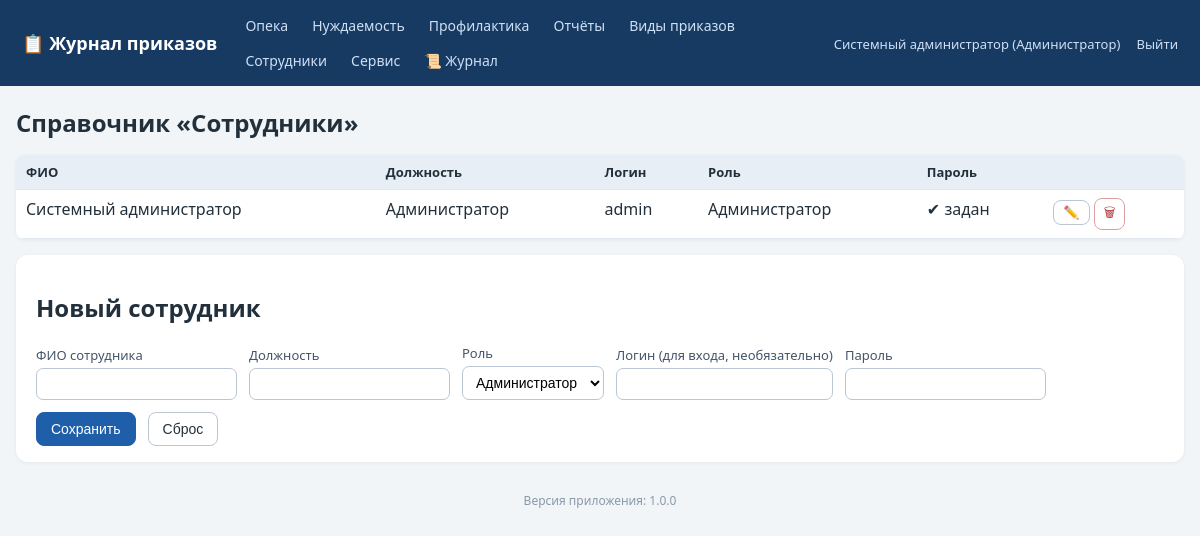
The page /employees (signed in) on the database as committed earlier.
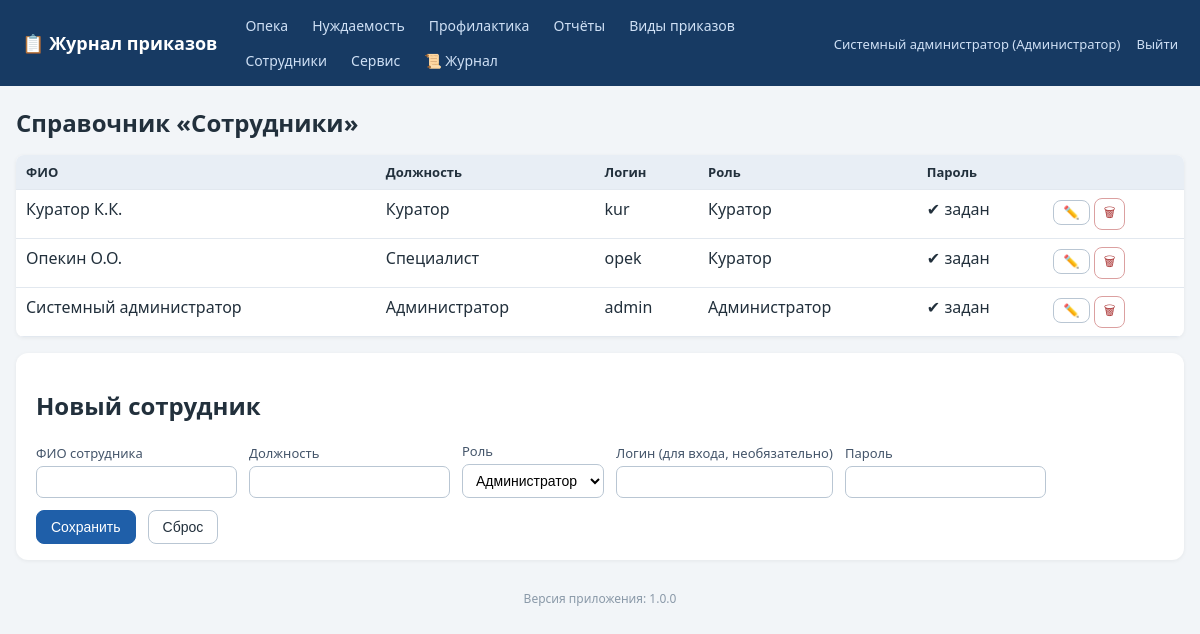
The same page on the database as committed later.
### tables this page shows
CREATE TABLE employees (
    id INTEGER PRIMARY KEY AUTOINCREMENT,
    full_name TEXT NOT NULL,
    position TEXT NOT NULL DEFAULT '',
    login TEXT UNIQUE,
    password_hash TEXT,
    role_id INTEGER REFERENCES roles(id)
);

CREATE TABLE roles (
    id INTEGER PRIMARY KEY AUTOINCREMENT,
    name TEXT UNIQUE NOT NULL
);

### app.py (the view)
@app.route('/employees')
def employees():
    require_login()
    conn = get_db()
    rows = conn.execute('SELECT e.*, r.name role_name FROM employees e '
                        'LEFT JOIN roles r ON r.id=e.role_id ORDER BY e.full_name').fetchall()
    conn.close()
    return render_template('employees.html', rows=rows)

### app.py (called while the page is built)
@app.after_request
def log_request(response):
    try:
        uid = session.get('user_id')
        status = response.status_code
        lvl = logging.WARNING if status >= 400 else logging.INFO
        log.log(lvl, f'[HTTP] {request.method} {request.path} -> {status} '
                     f'(IP: {request.remote_addr}, user_id: {uid or "-"})')
        if status == 403:
            audit('ОТКАЗ В ДОСТУПЕ (403)', f'{request.method} {request.path}')
        if (request.endpoint == 'login' and request.method == 'POST'
                and status == 200):
            log.warning(f'[БЕЗОПАСНОСТЬ] Неудачная попытка входа: логин '
                        f"'{request.form.get('login','')}' от IP "
                        f"{request.remote_addr}")
    except Exception:
        pass
    return response

def get_db():
    conn = sqlite3.connect(DB_PATH)
    conn.row_factory = sqlite3.Row
    conn.execute('PRAGMA foreign_keys = ON')
    return conn

def require_login():
    if not current_user():
        abort(redirect(url_for('login')))

### templates/employees.html (shortened to what this page needs)
{% extends 'base.html' %}
{% block content %}
<h1>Справочник «Сотрудники»</h1>
<table class="grid">
  <tr><th>ФИО</th><th>Должность</th><th>Логин</th><th>Роль</th><th>Пароль</th><th></th></tr>
  {% for r in rows %}
  <tr>
    <td>{{ r.full_name }}</td><td>{{ r.position }}</td>
    <td>{{ r.login or '—' }}</td><td>{{ r.role_name or '—' }}</td>
    <td>{{ '✔ задан' if r.password_hash else '—' }}</td>
    <td class="actions">
      <button class="btn sm" data-id="{{ r.id }}" data-fio="{{ r.full_name }}" data-pos="{{ r.position or '' }}"
              data-login="{{ r.login or '' }}" data-role="{{ r.role_name or 'Куратор' }}"
              data-haspw="{{ 1 if r.password_hash else 0 }}" onclick="editEmp(this)">✏️</button>
      <form method="post" action="{{ url_for('employee_delete', eid=r.id) }}" style="display:inline"
            onsubmit="return confirm('Удалить сотрудника?')"><button class="btn sm danger">🗑</button></form>
    </td>
  </tr>
  {% endfor %}
</table>
<div class="panel">
  <h2 id="empFormTitle">Новый сотрудник</h2>
  <form method="post" action="{{ url_for('employee_save') }}" id="empForm">
    <label>ФИО сотрудника <input name="full_name" id="emp_fio" required></label>
    <label>Должность <input name="position" id="emp_pos"></label>
    <label>Роль
      <select name="role" id="emp_role">
        {% for role in all_roles %}<option>{{ role }}</option>{% endfor %}
      </select>
    </label>
    <label>Логин (для входа, необязательно) <input name="login" id="emp_login" autocomplete="off"></label>
    <label id="pwLabel">Пароль <input type="password" name="password" id="emp_pw" autocomplete="new-password"></label>
    <button class="btn primary" type="submit">Сохранить</button>
    <button class="btn" type="button" onclick="resetEmp()">Сброс</button>
  </form>
</div>
{% endblock %}

### templates/base.html (shortened to what this page needs)
<!DOCTYPE html>
<html lang="ru">
<head>
<link rel="stylesheet" href="{{ url_for('static', filename='style.css') }}">
</head>
<body>
<header class="topbar no-print">
  <div class="brand"><a href="{{ url_for('index') }}">📋 Журнал приказов</a></div>
  <nav>
    {% for j, t in accessible_journals %}
      <a href="{{ url_for('journal_list', journal=j) }}">{{ t }}</a>
    {% endfor %}
    {% if cu and (cu.role_name in ['Администратор','Куратор']) %}
      <a href="{{ url_for('reports') }}">Отчёты</a>
    {% endif %}
    <a href="{{ url_for('order_types') }}">Виды приказов</a>
    {% if cu and cu.role_name == 'Администратор' %}
      <a href="{{ url_for('employees') }}">Сотрудники</a>
      <a href="{{ url_for('service') }}">Сервис</a>
      <a href="{{ url_for('logs_view') }}" title="Журнал логирования">📜 Журнал</a>
    {% endif %}
  </nav>
  <div class="userbox">
    {% if cu %}
      <a href="{{ url_for('profile') }}" title="Сменить пароль">{{ cu.full_name }} ({{ cu.role_name }})</a>
      <a href="{{ url_for('logout') }}">Выйти</a>
    {% endif %}
  </div>
</header>
<main class="container">
  {% block content %}{% endblock %}
</main>
<footer class="foot no-print">Версия приложения: {{ app_version }}</footer>
</body>
</html>

Rows that differ between the two databases and show on the page:
added employees: full_name "Куратор К.К.", position "Куратор", login "kur", name "Куратор", password_hash "✔ задан"
added employees: full_name "Опекин О.О.", position "Специалист", login "opek", name "Куратор", password_hash "✔ задан"
